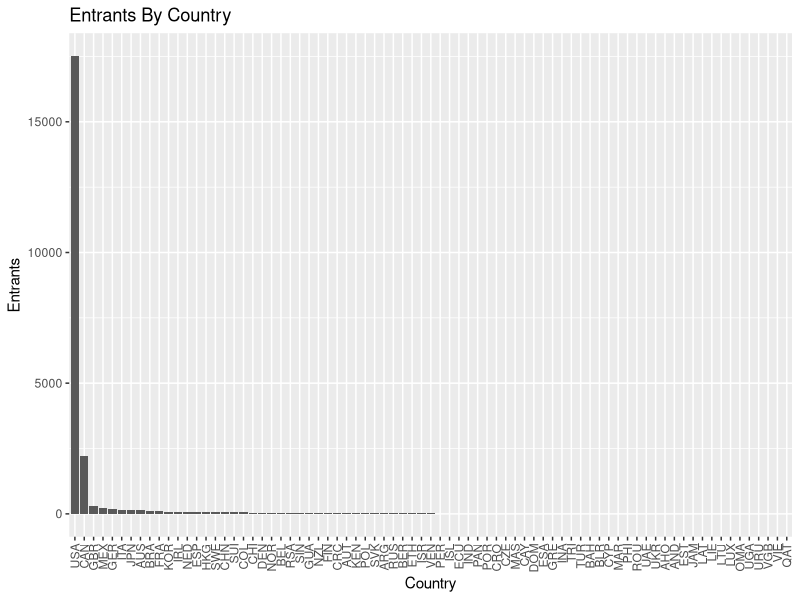
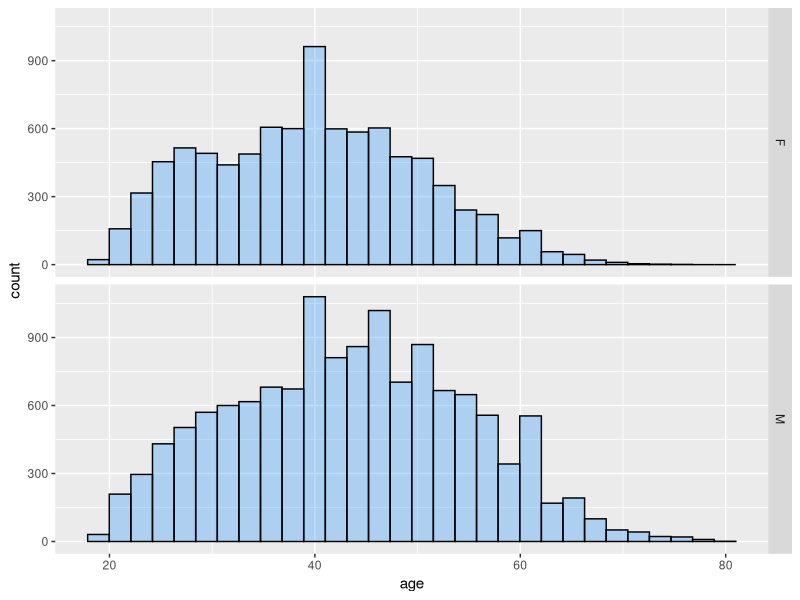
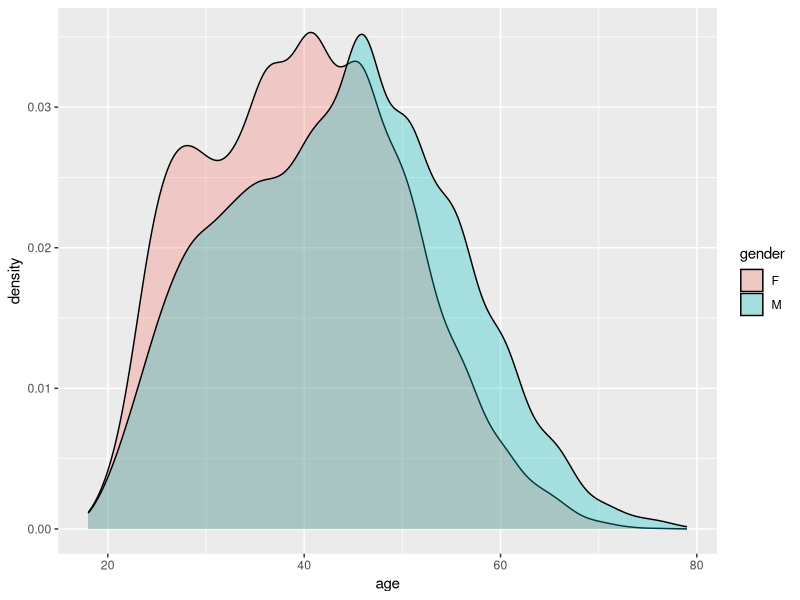
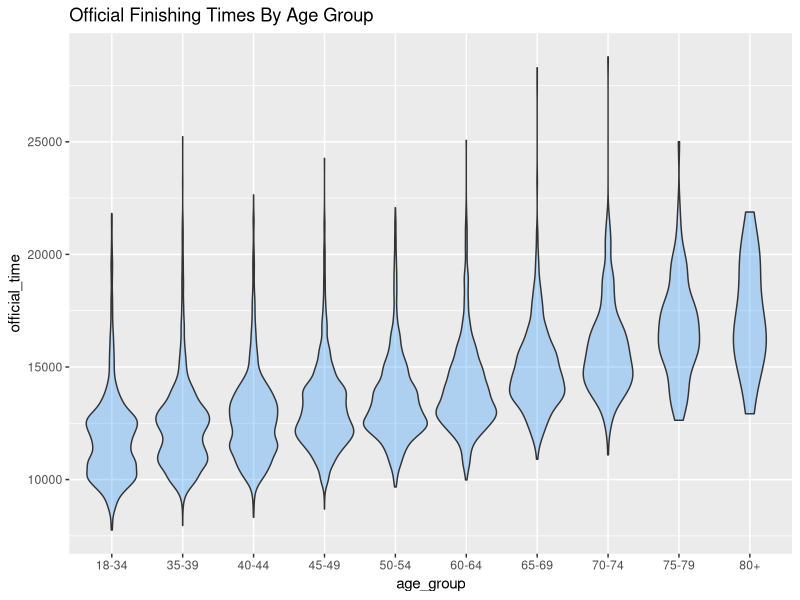
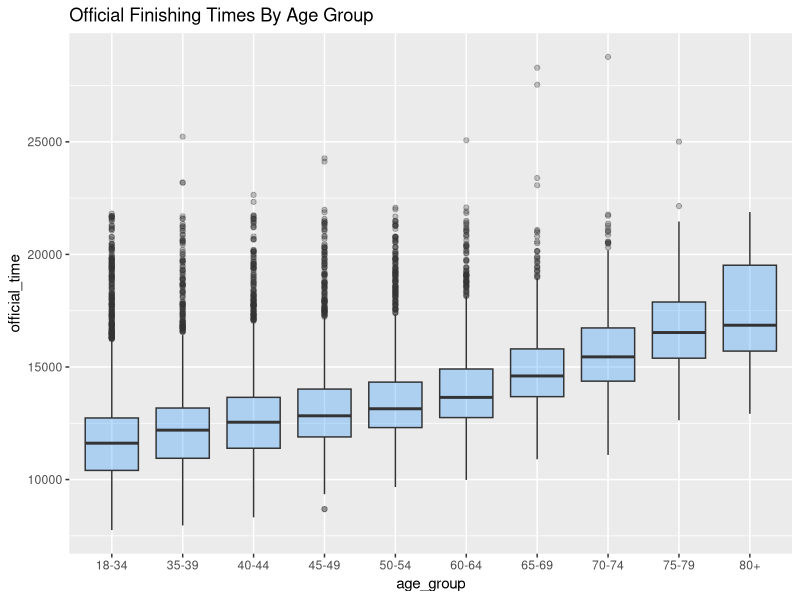
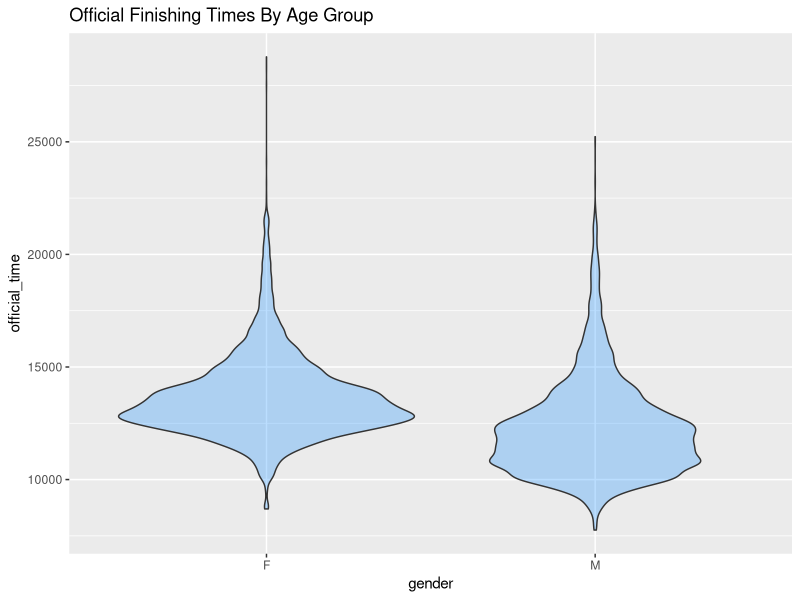
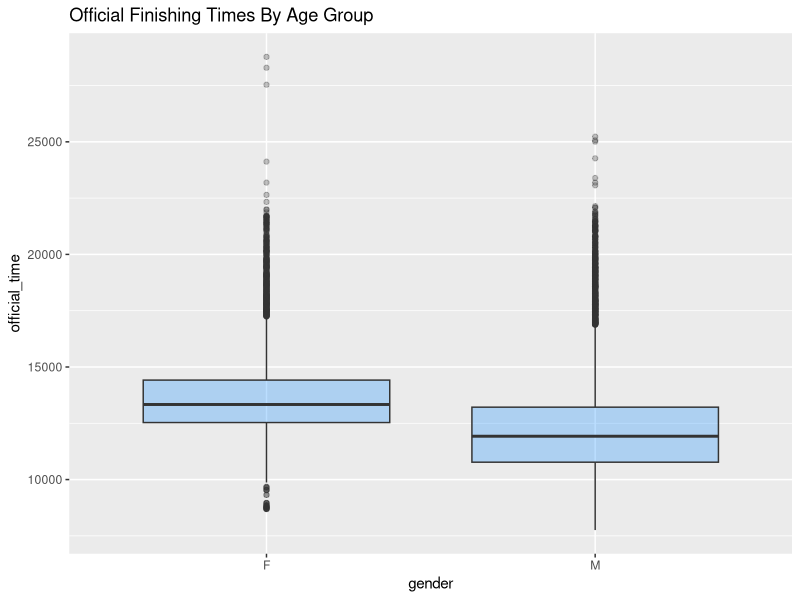
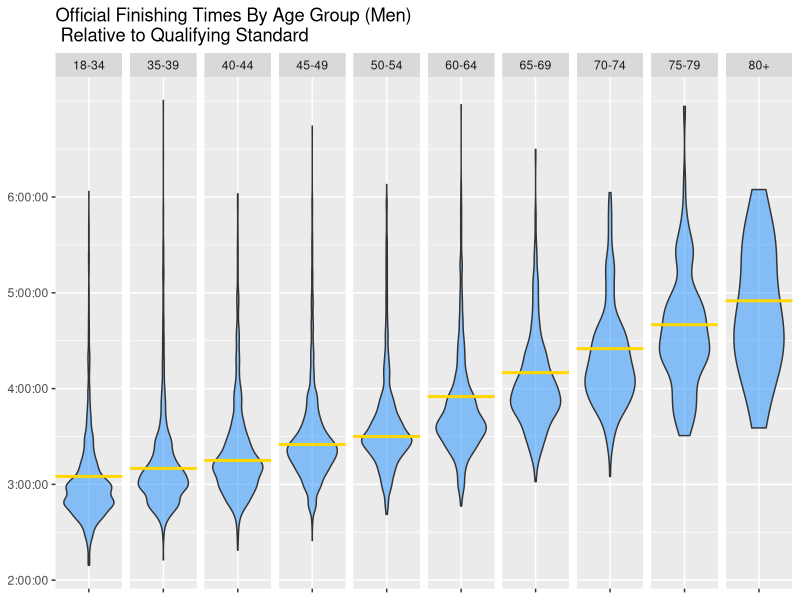

Reproduce these figures in R, in order.
## ---- chunk 1
library(plyr)
library(lubridate)
library(ggplot2)
library(tidyr)


results = read.csv("resultsfinal.csv", stringsAsFactors=FALSE)

#import qualifying times and add names to match results data for easy merging
qualTimes = read.table("qualifyingTimes.txt", sep = '\t', colClasses = c("factor", "factor", "character"))
names(qualTimes) = c("age_group", "gender", "qualifying_time")


#create divisions for age groups, based on age goups listed at http://raceday.baa.org/statistics.html
#create factor variables from various demographics
#convert times to duration objects using as.difftime() and lubridate's as.duration()
#merge with qualifying times data and perform transformations to create duration objects from qualifying time strings

results <- results %>%
    mutate(age_group = cut(results$age, breaks = c(0, 35, 40, 45, 50, 55, 60, 65, 70, 75, 80), labels = c("18-34", "35-39", "40-44", "45-49", "50-54", "60-64", "65-69", "70-74", "75-79", "80+"), right = FALSE, ordered_result = TRUE)) %>%
    mutate(gender = factor(gender), county = factor(county)) %>%
    mutate(X5k = as.duration(as.difftime(tim = X5k, format = "%T", units = "secs")), 
           X10k = as.duration(as.difftime(tim = X10k, format = "%T", units = "secs")), 
           X15k = as.duration(as.difftime(tim = X15k, format = "%T", units = "secs")), 
           X20k = as.duration(as.difftime(tim = X20k, format = "%T", units = "secs")), 
           half = as.duration(as.difftime(tim = half, format = "%T", units = "secs")), 
           X25k = as.duration(as.difftime(tim = X25k, format = "%T", units = "secs")), 
           X30k = as.duration(as.difftime(tim = X30k, format = "%T", units = "secs")), 
           X35k = as.duration(as.difftime(tim = X35k, format = "%T", units = "secs")), 
           X40k = as.duration(as.difftime(tim = X40k, format = "%T", units = "secs")), 
           pace = as.duration(as.difftime(tim = pace, format = "%T", units = "secs")), 
           official_time = as.duration(as.difftime(tim = official_time, format = "%T", units = "secs"))) %>%
    merge(qualTimes) %>%
    mutate(qualifying_time = as.duration(as.difftime(tim = qualifying_time, format = "%T", units = "secs"))) %>%
    na.omit()


## ---- chunk 2
countrycounts = data.frame(table(results$county))
names(countrycounts) <- c("Country", "Entrants")
ggplot(countrycounts, aes(x = reorder(Country, -Entrants), y = Entrants)) + geom_bar(stat="identity") + xlab("Country") + ggtitle("Entrants By Country") + theme(axis.text.x = element_text(angle = 90, hjust = 1, vjust = 0.5))

#TODO: print top 10 countries sorted

#TODO: print top 10 cities sorted

#TODO: print countries with <5 entries just for fun?

#TODO: filled country map (not required)
## ---- chunk 3
ggplot(results, aes(x=age)) + geom_histogram(fill = "dodgerblue", colour="black", alpha = 0.3) + facet_grid(gender ~ .)
## ---- chunk 4
ggplot(results, aes(x=age, fill = gender)) + geom_density(alpha = 0.3)
## ---- chunk 5

ggplot(results, aes(x=age_group, y=official_time)) + geom_violin(fill = "dodgerblue", alpha = 0.3) + ggtitle("Official Finishing Times By Age Group")
ggplot(results, aes(x=age_group, y=official_time)) + geom_boxplot(fill = "dodgerblue", alpha = 0.3) + ggtitle("Official Finishing Times By Age Group")

ggplot(results, aes(x=gender, y=official_time)) + geom_violin(fill = "dodgerblue", alpha = 0.3) + ggtitle("Official Finishing Times By Age Group")
ggplot(results, aes(x=gender, y=official_time)) + geom_boxplot(fill = "dodgerblue", alpha = 0.3) + ggtitle("Official Finishing Times By Age Group")

#faceted plots with qualifying times for men, women
ggplot(subset(results, gender == "M"), aes(x=gender, y=official_time)) + geom_violin(fill = "dodgerblue", alpha = 0.5) + ggtitle("Official Finishing Times By Age Group (Men)\n Relative to Qualifying Standard")  + geom_hline(aes(yintercept=qualifying_time), size=1, colour = "gold") + facet_grid(. ~ age_group) + theme(axis.text.x = element_blank(), axis.title.x=element_blank(), axis.title.y=element_blank()) + scale_y_continuous(breaks=c(3600, 7200, 10800, 14400, 18000, 21600), labels=c("1:00:00","2:00:00", "3:00:00", "4:00:00", "5:00:00", "6:00:00"))


ggplot(subset(results, gender == "F"), aes(x=gender, y=official_time)) + geom_violin(fill = "dodgerblue", alpha = 0.5) + ggtitle("Official Finishing Times By Age Group (Women)\n Relative to Qualifying Standard")  + geom_hline(aes(yintercept=qualifying_time), size=1, colour = "gold") + facet_grid(. ~ age_group) + theme(axis.text.x = element_blank(), axis.title.x=element_blank(), axis.title.y=element_blank()) + scale_y_continuous(breaks=c(3600, 7200, 10800, 14400, 18000, 21600), labels=c("1:00:00","2:00:00", "3:00:00", "4:00:00", "5:00:00", "6:00:00"))


#TODO: split violin plots for male/female, within each age group --  see http://stackoverflow.com/questions/35717353/split-violin-plot-with-ggplot2
## ---- chunk 6
#create variable for second half
results$sec_half = results$official_time - results$half


half_times <- results[,c("bib_number", "gender", "age_group", "half", "sec_half")] %>%
  gather(half, time, half:sec_half)
 
half_times$half = factor(ifelse(half_times$half == "half", 1, 2))
half_times$time = as.numeric(half_times$time)

ggplot(half_times, aes(x = half, y = time)) + geom_violin(fill = "dodgerblue", alpha = 0.5)

#Main plot--TODO: adjust color
ggplot(half_times, aes(x = half, y = time)) + geom_violin(aes(fill = half, colour = half), alpha = 0.5) + facet_grid(gender ~ age_group) + stat_summary(fun.y=median, geom="point", fill="white", shape=21, size=2.5)

ggplot(half_times, aes(x = half, y = time)) + geom_jitter(aes(colour = gender, alpha = 0.5))


#plot difference between first 5k and last 5k
ggplot(results, aes(x=age_group, y=results$X40k - results$X35k-results$X5k)) + geom_violin(fill = "dodgerblue", alpha = 0.3) + stat_summary(fun.y=median, geom="point", fill="gold", shape=21, size=2.5)

ggplot(results, aes(x=age_group, y=results$X40k - results$X35k-results$X5k)) + geom_jitter(colour = "dodgerblue", alpha = 0.3) + scale_y_continuous(limits = c(-1800, 1800), breaks = c(-1800, -1200, -600, 0, 600, 1200, 1800), labels = c("-30:00", "-20:00", "-10:00", "00:00", "+10:00", "+20:00", "+30:00")) + ylab("Difference in minutes") + ggtitle("Difference between first and final 5k times\nby age group")
## ---- chunk 7
#Data processing for pace calculation along various 5k segments
library(dplyr)
segment_5k_times <- results %>%
    mutate(segment_5k = X5k, segment_10k = X10k - X5k, segment_15k = X15k-X10k, segment_20k = X20k-X15k, segment_25k = X25k-X20k, segment_30k = X30k-X25k, segment_35k=X35k-X30k, segment_40k = X40k-X35k) %>%
    gather(km_segment, time, segment_5k:segment_40k) %>%
    mutate(km_segment = as.factor(as.numeric(gsub("k", "", gsub("segment_", "", km_segment))))) %>%
    subset(select = -c(name, age, bib_number, city, origin, X5k:sec_half))

ggplot(filter(segment_5k_times, age_group <= "45-49"), aes(x = km_segment, y = time)) + geom_jitter(colour = "dodgerblue", alpha = 0.3)+ geom_boxplot(fill = "white", width = 0.2, outlier.shape = NA) + facet_grid(age_group ~ gender) + xlab("5k segment") + ylab("Segment Time") + scale_y_continuous(limits = c(900, 2700), breaks = c(1200,  1800,  2400), labels = c("20:00", "30:00", "40:00")) + ggtitle("Performance over 5k race segments by gender and age group\n2015 Boston Marathon")

ggplot(filter(segment_5k_times, age_group > "45-49"), aes(x = km_segment, y = time)) + geom_jitter(colour = "dodgerblue", alpha = 0.3)+ geom_boxplot(fill = "white", width = 0.2, outlier.shape = NA) + facet_grid(age_group ~ gender) + xlab("5k segment") + ylab("Segment Time") + scale_y_continuous(limits = c(900, 2700), breaks = c(1200,  1800,  2400), labels = c("20:00", "30:00", "40:00")) + ggtitle("Performance over 5k race segments by gender and age group\n2015 Boston Marathon")
    
## ---- chunk 8
ggplot(results[results$age_group!="NA",], aes(x=age_group, y=pace)) + geom_violin()
## ---- chunk 9
#note: these are interesting graphs but need a little more wrangling to come out right!
plot(as.numeric(results$bib_number), as.numeric(results$overall_place), col = "dodgerblue", main = "Bib Number vs. Finish Place")
abline(0, 1, col = "gold", lwd = 4)

#ggplot(results, aes(x = bib_number, y = overall_place)) + geom_point()
#ggplot(results, aes(x = bib_number, y = overall_place)) + stat_binhex()
